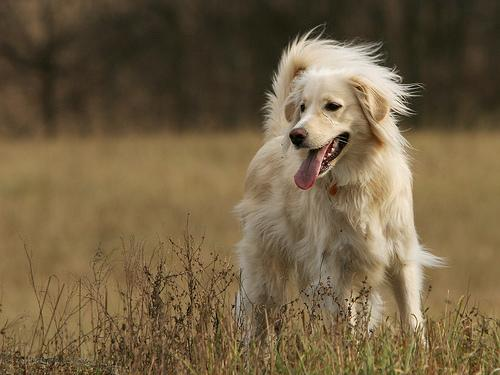
#> input picture golden_retriever.jpg, 500 x 375 px
$ jupyter execute nms.ipynb   (shell and % lines are left out)
#> lines starting #> are read from the running program, lines starting #| are printed output that depends on the picture
# Non-Maximum Suppression (NMS) Explained: Step-by-Step with Python

This notebook demonstrates the concept of Non-Maximum Suppression (NMS), a key technique in object detection for filtering overlapping bounding boxes based on confidence scores. Using a sample image of a golden retriever, we visualize predicted boxes, apply NMS with varying IoU thresholds, and observe how the algorithm selects the best boxes. Step-by-step visuals and code help illustrate how NMS works in practice, making it easier to understand its impact on object detection results.

## Imports

[cell 1]
import cv2
import matplotlib.pyplot as plt
import matplotlib.patches as patches
import numpy as np

plt.style.use("dark_background")

## Show Image

[cell 2]
# Load the image
image = cv2.cvtColor(cv2.imread("golden_retriever.jpg"), cv2.COLOR_BGR2RGB)

# Display the image
plt.figure(figsize=(8, 6))
plt.imshow(image)
plt.axis('off')
plt.show()

## Define Boxes and Scores

[cell 3]
# Example predicted boxes and scores (more variation)
boxes = [
    [190, 30, 440, 335],   # Box A
    [210, 20, 460, 345],   # Box B
    [180, 40, 430, 330],   # Box C
    [200, 25, 450, 340],   # Box D
]

scores = [0.85, 0.8, 0.75, 0.96]  # Example confidence scores

# Predefined colors for consistent visualization
colors = ['r', 'y', 'b', 'lime']

## Plot Boxes

[cell 4]
def plot_boxes(image, boxes, scores=None, title="", filename=None, colors=None):
#> called with title = 'Original Predictions', filename = 'original_predictions.png'
    fig, ax = plt.subplots(figsize=(8,6))
    ax.imshow(image)

    for i, box in enumerate(boxes):
        x1, y1, x2, y2 = box
        rect = patches.Rectangle(
            (x1, y1), x2-x1, y2-y1,
            linewidth=2,
            edgecolor=colors[i] if colors else 'w',
            facecolor='none',
        )
        ax.add_patch(rect)
        if scores is not None:
            ax.text(
                x1, y1-5, f"{scores[i]:.2f}",
                color=colors[i] if colors else 'w',
                fontsize=12
            )

    plt.axis('off')
    if filename:
        plt.savefig(filename, bbox_inches="tight", pad_inches=0)
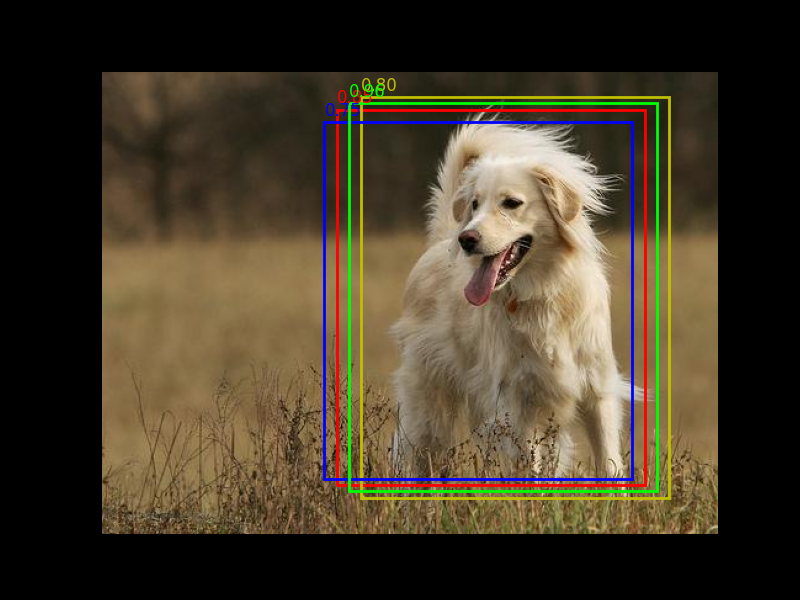
#> figure drawn by matplotlib, 1 panel
    plt.show()

## Show All Boxes Together

[cell 5]
plot_boxes(
    image,
    boxes,
    scores=scores,
    title="Original Predictions",
    filename="original_predictions.png",
    colors=colors
)

## IOU Function

[cell 6]
def iou(box1, box2):
    x1 = max(box1[0], box2[0])
    y1 = max(box1[1], box2[1])
    x2 = min(box1[2], box2[2])
    y2 = min(box1[3], box2[3])

    inter_area = max(0, x2-x1) * max(0, y2-y1)
    box1_area = (box1[2]-box1[0]) * (box1[3]-box1[1])
    box2_area = (box2[2]-box2[0]) * (box2[3]-box2[1])

    return inter_area / (box1_area + box2_area - inter_area)

## Non-Maximum Suppression

[cell 7]
def non_max_suppression(boxes, scores, iou_threshold=0.5):
#> called with iou_threshold = 0.5
    boxes = np.array(boxes)
    scores = np.array(scores)
    indices = np.argsort(scores)[::-1]
    keep = []

    while len(indices) > 0:
        current = indices[0]
        keep.append(current)
        rest = indices[1:]
        ious = np.array([iou(boxes[current], boxes[i]) for i in rest])
        indices = rest[ious <= iou_threshold]

    return boxes[keep], scores[keep], [i for i in keep]

## Apply NMS with step-by-step visualization

[cell 8]
threshold = 0.5

nms_boxes, nms_scores, keep_indices = non_max_suppression(boxes, scores, iou_threshold=threshold)
kept_colors = [colors[i] for i in keep_indices]

plot_boxes(
    image,
    nms_boxes,
    scores=nms_scores,
    title=f"NMS Filtered Boxes (IoU={threshold})",
    filename=f"nms_{int(threshold*100)}.png",
    colors=kept_colors
)
#> call 2 of plot_boxes, with boxes = array of shape (1, 4), scores = array of shape (1,), title = 'NMS Filtered Boxes (IoU=0.5)', filename = 'nms_50.png'
#> in plot_boxes (call 2), `plt.savefig(filename, bbox_inches="tight", pad_inches=0)`:
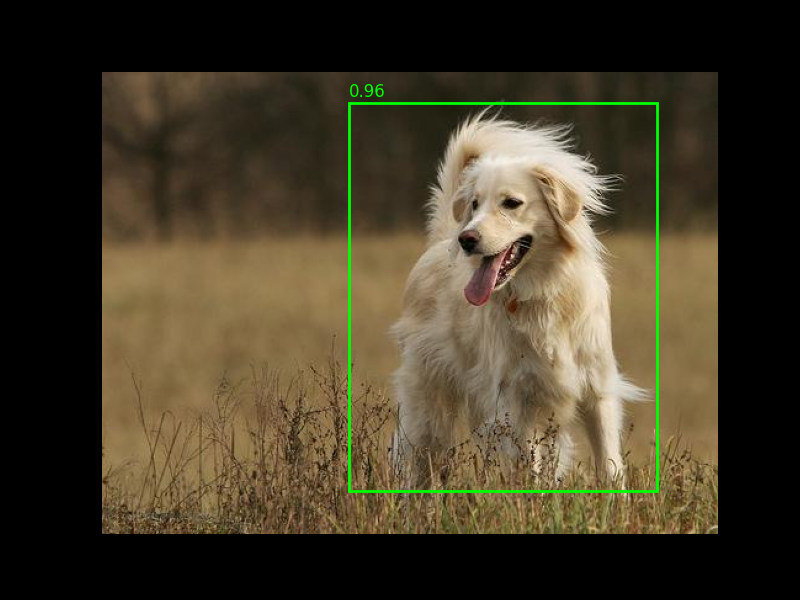
#> figure drawn by matplotlib, 1 panel
